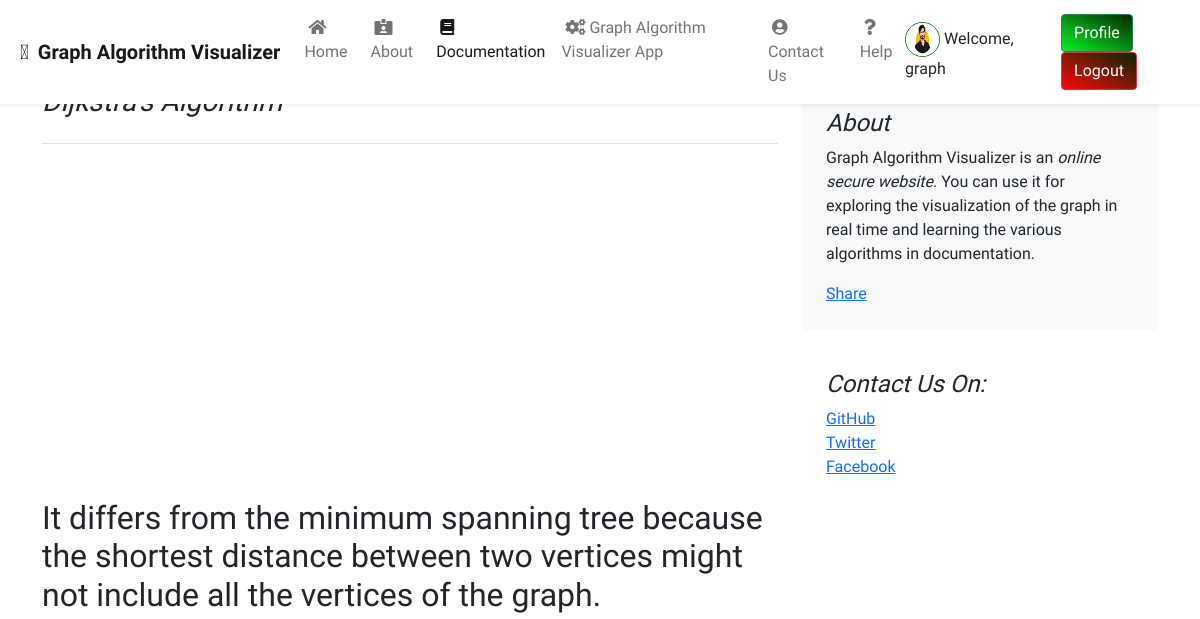
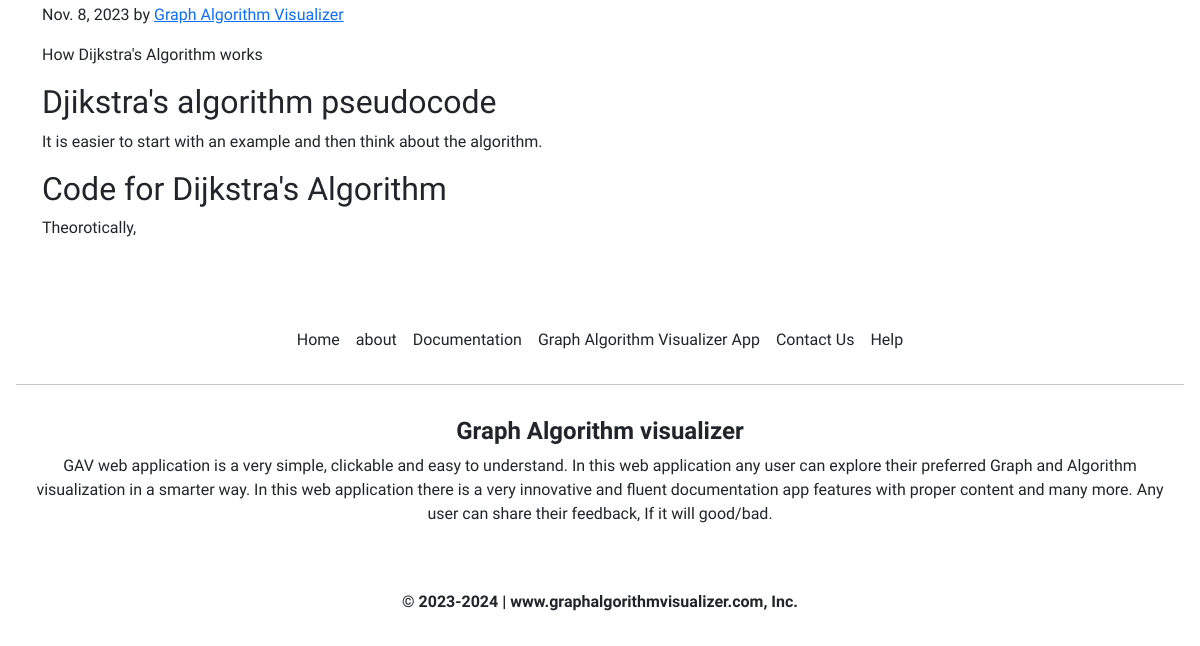
Before: /documentation/docpostfe/1 (signed in) with the older database file (2 pictures, top to bottom).
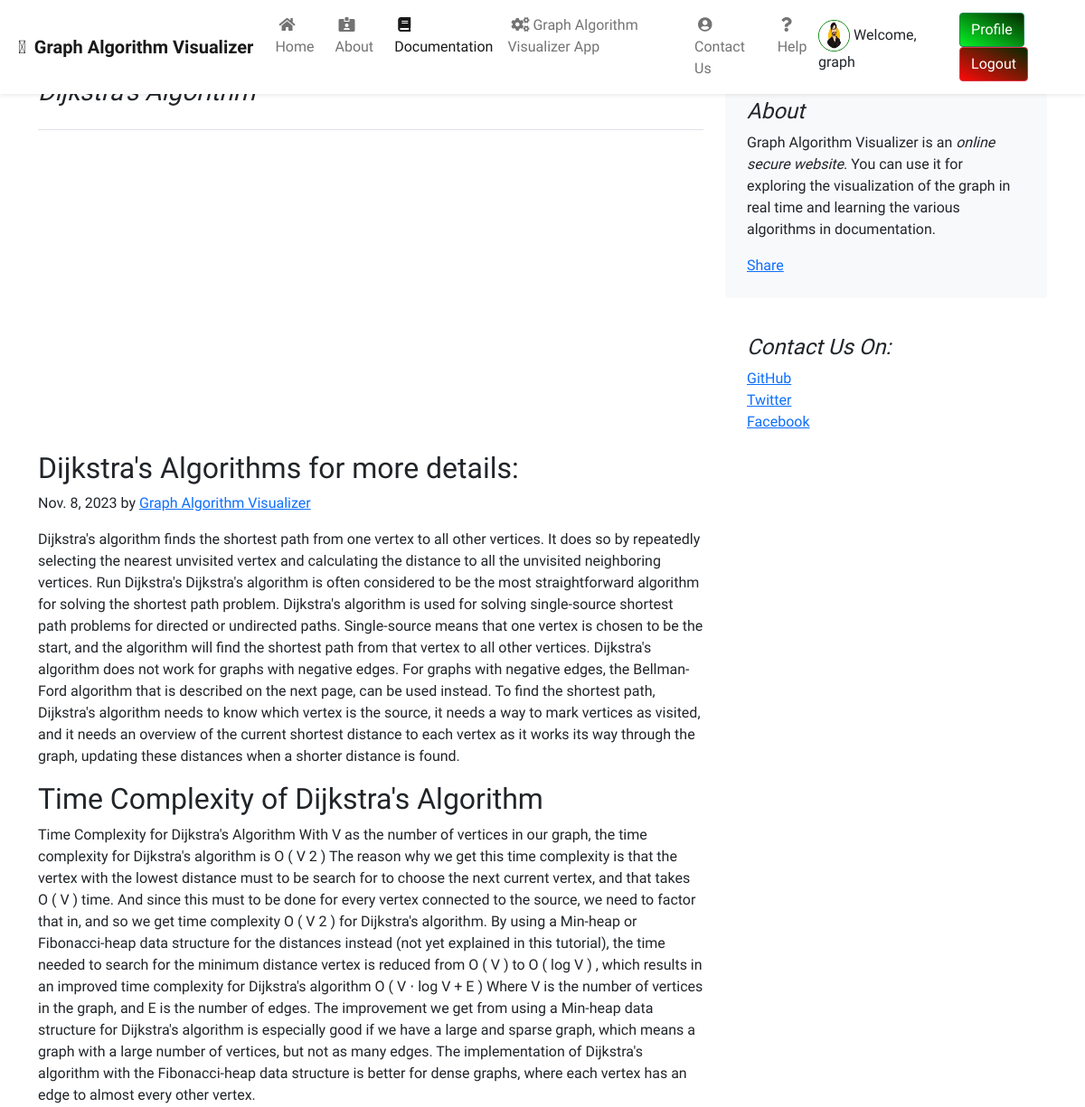
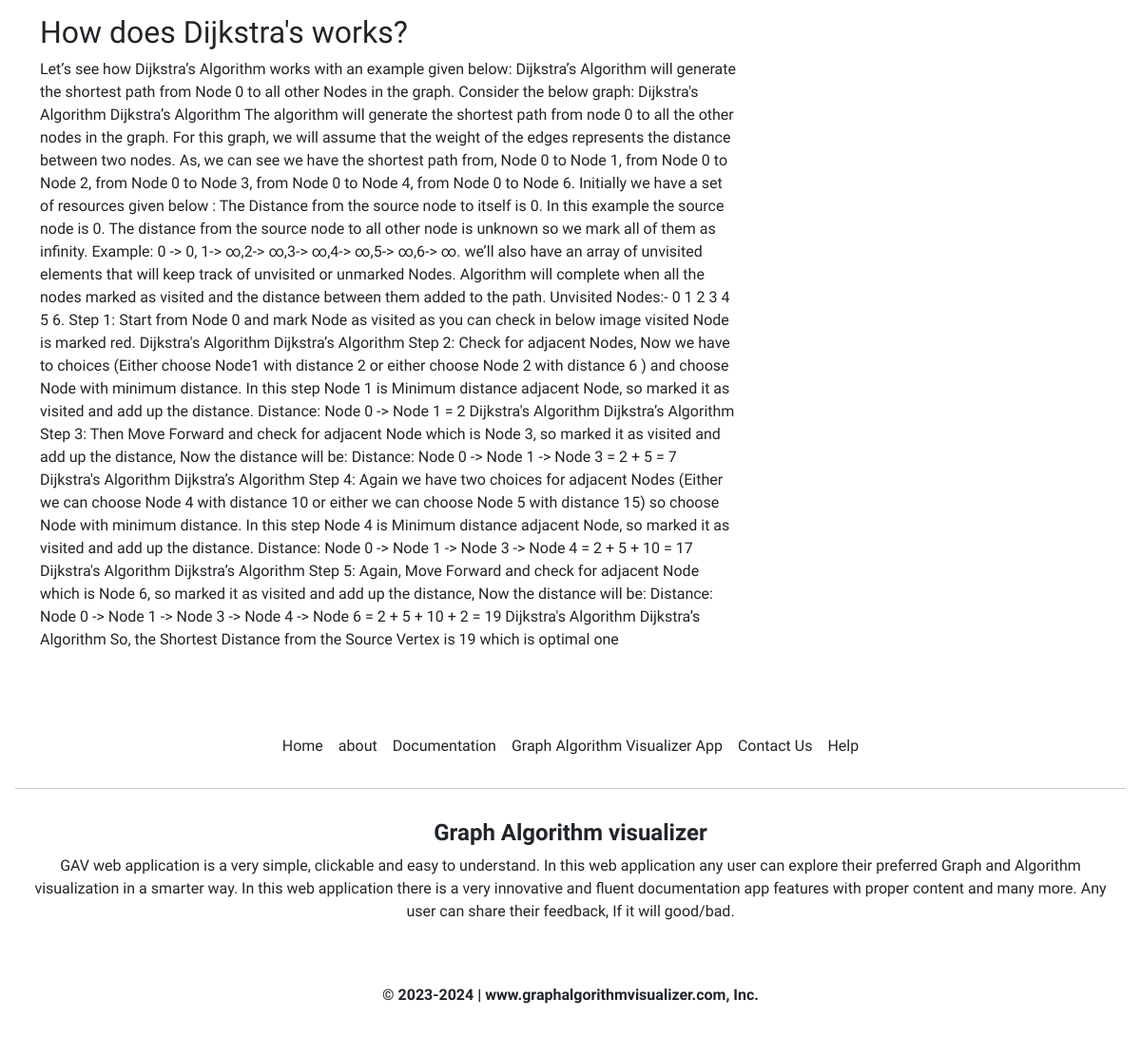
After: the same page with the newer database file (2 pictures, top to bottom).
### documentation/models.py (models this page shows, shortened)
class DocumentPost(models.Model):
    docpost_id = models.AutoField(primary_key=True)
    title = models.CharField(max_length=50)
    videoUrl = EmbedVideoField()
    head0 = models.CharField(max_length=500, default="")
    chead0 = models.CharField(max_length=5000, default="")
    head1 = models.CharField(max_length=500, default="")
    chead1 = models.CharField(max_length=5000, default="")
    head2 = models.CharField(max_length=500, default="")
    chead2 = models.CharField(max_length=5000, default="")
    pub_date = models.DateField(max_length=30)
    thumbnail = models.ImageField(upload_to="documentation/images", default="")

### documentation/views.py (the view)
# urls.py: path('docpostfe/<int:id>', views.docpostfe, name="docpostfe"),
def docpostfe(request, id):
    myposts = DocumentPost.objects.all()
    post = DocumentPost.objects.filter(docpost_id = id)[0]
    context = {
        'post': post,
        'myposts': myposts,
    }
    return render(request,"docpostfe.html", context)

### documentation/templates/docpostfe.html (shortened to what this page needs)
{% extends 'base.html' %}
{% load embed_video_tags %}
{% load static %}
{% block documentationactive %}
  active
{% endblock %}
{% block body %}
  {% load static %}
  <div class="container" style="margin-top: 85px;">
    <div class="row mt-4">
        <div class="col-md-8 blog-main">
            <h3 class="pb-4 mb-4 font-italic border-bottom">
            </h3>
            <div class="blog-post">
              <div class="ratio ratio-21x9">
              </div>
                <div class="mainpost mt-3">
                    <h2 class="blog-post-title">{{post.head0}}</h2>
                    <p class="blog-post-meta">{{post.pub_date}} by <a href="#">Graph Algorithm Visualizer</a></p>
                    <p>{{post.chead0}}</p>
                    <h2>{{post.head1}}</h2>
                    <p> {{post.chead1}}</p>
                    <h2>{{post.head2}}</h2>
                    <p>{{post.chead2}}</p>
                </div>
            </div>
        </div>
        <aside class="col-md-4 blog-sidebar">
            <div class="p-4 mb-3 bg-light rounded">
                <h4 class="font-italic">About</h4>
                <p class="mb-0">Graph Algorithm Visualizer is an <em>online secure website</em>. You can use it for exploring the visualization of the graph in real time and learning the various algorithms in documentation. </p>
                <div class="mt-3 fb-share-button" data-href="http://127.0.0.1:8000/documentation/docpostfe/{{post.docpost_id}}"
                    data-layout="button_count" data-size="large"><a target="_blank"
                        href="https://www.facebook.com/sharer/sharer.php?u=http%3A%2F%2F127.0.0.1%3A8000%2Fblog%2Fblogpost%2F1&amp;src=sdkpreparse"
                        class="fb-xfbml-parse-ignore">Share</a></div>
            </div>
            <div class="p-4">
                <h4 class="font-italic">Contact Us On: </h4>
                <ol class="list-unstyled">
                    <li><a href="#">GitHub</a></li>
                    <li><a href="#">Twitter</a></li>
                    <li><a href="#">Facebook</a></li>
                </ol>
            </div>
        </aside>
    </div>
</div>
{% endblock %}

Changed rows visible on the page:
changed DocumentPost: head0 "It differs from the minimum spanning tree because the shortest distance between two vertices might not include all the vertices of the graph." → "Dijkstra's Algorithms for more details:"; chead0 "How Dijkstra's Algorithm works" → "Dijkstra's algorithm finds the shortest path from one vertex to all other vertices. It does so by repeatedly selecting the nearest unvisited vertex and calculating the distance to all the unvisited neighboring vertices. Run Dijkstra's Dijkstra's algorithm is often considered to be the most straightforward algorithm for solving the shortest path problem. Dijkstra's algorithm is used for solving single-source shortest path problems for directed or undirected paths. Single-source means that one vertex is chosen to be the start, and the algorithm will find the shortest path from that vertex to all other vertices. Dijkstra's algorithm does not work for graphs with negative edges. For graphs with…"; head1 "Djikstra's algorithm pseudocode" → "Time Complexity of Dijkstra's Algorithm"; chead1 "It is easier to start with an example and then think about the algorithm." → "Time Complexity for Dijkstra's Algorithm With V as the number of vertices in our graph, the time complexity for Dijkstra's algorithm is O ( V 2 ) The reason why we get this time complexity is that the vertex with the lowest distance must to be search for to choose the next current vertex, and that takes O ( V ) time. And since this must to be done for every vertex connected to the source, we need to factor that in, and so we get time complexity O ( V 2 ) for Dijkstra's algorithm. By using a Min-heap or Fibonacci-heap data structure for the distances instead (not yet explained in this tutorial), the time needed to search for the minimum distance vertex is reduced from O ( V ) to O ( log V )…"; head2 "Code for Dijkstra's Algorithm" → "How does Dijkstra's works?"; chead2 "Theorotically," → "Let’s see how Dijkstra’s Algorithm works with an example given below: Dijkstra’s Algorithm will generate the shortest path from Node 0 to all other Nodes in the graph. Consider the below graph: Dijkstra's Algorithm Dijkstra’s Algorithm The algorithm will generate the shortest path from node 0 to all the other nodes in the graph. For this graph, we will assume that the weight of the edges represents the distance between two nodes. As, we can see we have the shortest path from, Node 0 to Node 1, from Node 0 to Node 2, from Node 0 to Node 3, from Node 0 to Node 4, from Node 0 to Node 6. Initially we have a set of resources given below : The Distance from the source node to itself is 0. In this…"
